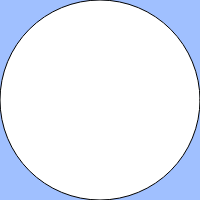
Frame 1 (no input)
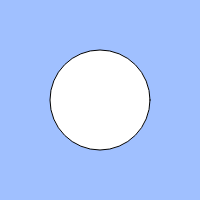
Frame 60 (no input)
Frame 120 (the mouse pressed at the canvas centre since frame 60): identical to frame 1, image omitted

The p5.js sketch that drew these frames (run headless with seeded random() and noise() and a simulated clock; from frame 60 on, the mouse is pressed at the canvas centre):

// p5.js sketch
// ── sketch.js
// 練習問題「心臓の鼓動のように大きくなったり小さくなったりする円」
let count;
let cycle;

function setup(){
  createCanvas(200, 200);
  count = 0;
  cycle = 100;
}

function draw(){
  background(160, 192, 255);
  count = (count + 1) % cycle;
  // BLANK[1]
  if (count<50){
    ellipse(width / 2, height / 2, 200,200);
  }
  else {
    ellipse(width / 2, height / 2, 100, 100)
  }

}
